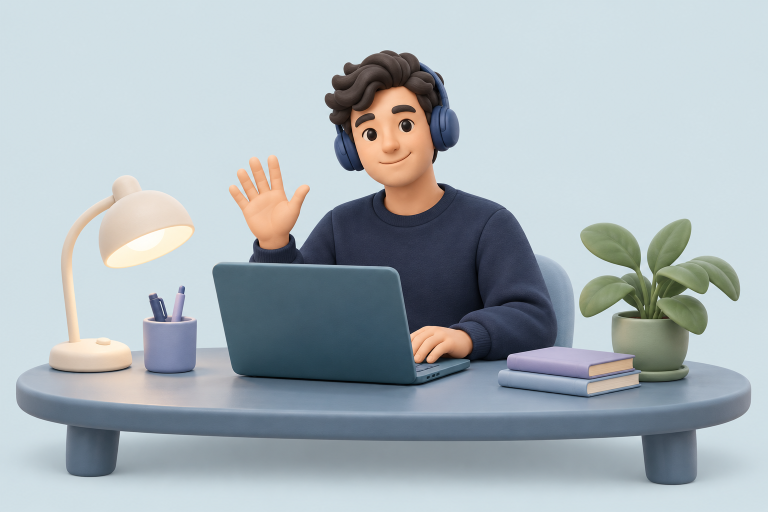
#> input picture assets/studio-hero.png, 1536 x 1024 px, found by its file name (shown at 1/2 size); its folder holds 2 pictures in this run
$ python build.py
#> lines starting #> are read from the running program, lines starting #| are printed output that depends on the picture
#!/usr/bin/env python3
"""Build the public site from ~/Personal/output/personal-studio.

Copies only public files, converts large PNGs to WebP, rewrites references,
creates the social share image, and writes robots.txt, sitemap.xml and llms.txt.
Usage: python3 tools/build.py   (run from anywhere)
"""
import datetime, pathlib, re, subprocess
from PIL import Image

SITE = "https://harshal-r-patil.vercel.app"   # change to https://harshalpatil.in once the domain is live
SRC = pathlib.Path.home() / "Personal/output/personal-studio"
OUT = pathlib.Path(__file__).resolve().parent.parent

EXCLUDES = ["*.zip", "*verification*.json", "design-notes.md", "asset-manifest.json", "*-prompt.txt",
            "assets/projects/README.md", "assets/*-preview.png", "assets/profile-v2-*.png",
            "assets/project-gallery-*.png", "assets/project-detail-mobile.png", "assets/digitization-*.png",
            "assets/profile-concept*.png", "assets/personality-assets.md", ".DS_Store", "case-studies"]
KEEP = [".git", ".gitignore", ".vercel", "tools", "README.md", "vercel.json"]

def sync():
    args = ["rsync", "-a", "--delete"] + [f"--exclude={e}" for e in EXCLUDES + KEEP]
    subprocess.run(args + [f"{SRC}/", f"{OUT}/"], check=True)
#> (this line was passed over: subprocess is not available in this run)
    subprocess.run(["cp", str(SRC / "assets/cv-preview.png"), str(OUT / "assets/")], check=True)
#> (this line was passed over: subprocess is not available in this run)

def to_webp():
    converted = []
    for png in list((OUT / "assets").glob("*.png")) + list((OUT / "assets/projects").glob("*.png")):
        if png.stat().st_size < 150_000:
            continue
        im = Image.open(png)
        if im.width > 1600:
            im = im.resize((1600, round(im.height * 1600 / im.width)), Image.LANCZOS)
        im.save(png.with_suffix(".webp"), "WEBP", quality=80, method=6)
        png.unlink()
        converted.append(png.relative_to(OUT).as_posix())
    for f in list(OUT.rglob("*.html")) + list(OUT.glob("*.js")) + list(OUT.glob("*.css")):
        t = f.read_text()
        for c in converted:
            t = t.replace(c, c[:-4] + ".webp")
        if all(p.startswith("assets/projects/") for p in converted if "/projects/" in p):
            t = t.replace("'assets/projects/'+p.image+'.png'", "'assets/projects/'+p.image+'.webp'")
        f.write_text(t)
    return converted

def og_image():
    src = SRC / "assets/studio-hero.png"
    im = Image.open(src).convert("RGB")
#> im is the input picture: PIL image 1536x1024 RGB; mean R, G, B 168.4, 178.9, 184.4
    w, h = im.size
#> w = 1536; h = 1024
    target_h = round(w * 630 / 1200)
#> target_h = 806
    top = max(0, (h - target_h) // 2)
#> top = 109
    im.crop((0, top, w, top + target_h)).resize((1200, 630), Image.LANCZOS).save(OUT / "assets/og-image.jpg", "JPEG", quality=85, optimize=True)
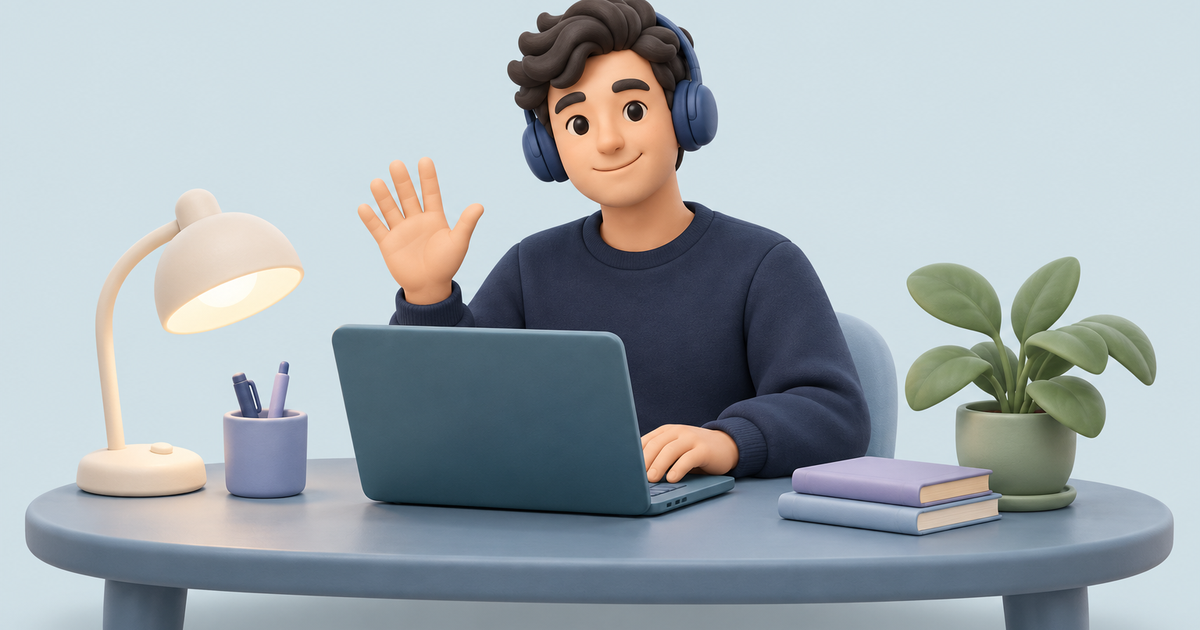
#> saved as og-image.jpg: PIL image 1200x630 RGB; mean R, G, B 161.2, 170.7, 175.9

def seo_files():
    today = datetime.date.today().isoformat()
    (OUT / "robots.txt").write_text(f"User-agent: *\nAllow: /\n\nSitemap: {SITE}/sitemap.xml\n")
    urls = [("/", "1.0"), ("/work/", "0.9")] + [(f"/work/{p.stem}", "0.8") for p in sorted((OUT / "work").glob("*.html")) if p.stem != "index"] + [("/gallery", "0.7"), ("/assets/harshal-patil-cv.pdf", "0.5")]
    body = "".join(f"  <url><loc>{SITE}{u}</loc><lastmod>{today}</lastmod><priority>{p}</priority></url>\n" for u, p in urls)
    (OUT / "sitemap.xml").write_text(f'<?xml version="1.0" encoding="UTF-8"?>\n<urlset xmlns="http://www.sitemaps.org/schemas/sitemap/0.9">\n{body}</urlset>\n')
    (OUT / "llms.txt").write_text(f"""# Harshal Patil

> Freelance .NET, Azure, Angular, Flutter and AI agent developer based in Mumbai, India. Solution engineer and two-time co-founder, building software since 2012.

## Services
- AI agents and automation: LLM agents with tool calling, human approval steps, audit logs and cost tracking, connected to WhatsApp, Meta and Google.
- Product and MVP builds: ASP.NET Core APIs, Angular web apps, Flutter mobile apps, deployed with CI/CD.
- Legacy modernization: .NET Framework and ASP.NET to .NET 8+ and Azure, step by step.
- Performance fixes for slow APIs, SQL Server and EF Core queries.
- Document intelligence with Azure AI Document Intelligence and Azure AI Search.
- Architecture reviews and team extension.

## Selected work
- Revora: multi-tenant AI growth platform for local service businesses (.NET 10, Angular 22, PostgreSQL, LLM agents, WhatsApp). In rollout, 2026.
- Loan application platform: web-based lending workflow for a lending client (.NET, Angular, SQL Server, Azure). In development.
- Presso24: on-demand laundry app in Navi Mumbai (Flutter, .NET, Azure). 150+ orders a month, 80% repeat rate.
- Template authoring platform for a Big Four firm (Angular 19, .NET 8, Redis). About 60% faster large-template loads.
- EHR platform for US residential and behavioral care providers since 2019, with LabCorp-certified lab integration and electronic pharmacy refills.
- Also: cloud migration management, event-driven ETL, enterprise search, AI medical scribing, on-device face recognition, edge AI vision, and document management for HAL, Pune Municipal Corporation, MDIndia and EMH Cranes.

## Working together
- Location: Mumbai, India (IST). Overlaps US East Coast mornings and the UK/EU working day.
- Engagements: hourly or fixed milestones; team delivery through Bit2Sky India; US contracting through Bit2Sky Inc. USA.
- Contact: harshalp@bit2sky.com, +91 77100 20095 (WhatsApp)

## Case studies
- [AI agent platform for local businesses (Revora)]({SITE}/work/revora-ai-growth-platform)
- [EHR platform for US care providers, with LabCorp-certified lab integration]({SITE}/work/ehr-residential-care)
- [60% faster template loading for a Big Four firm]({SITE}/work/template-authoring-performance)
- [Presso24 on-demand laundry app]({SITE}/work/presso24-laundry-app)

## Pages
- [Profile]({SITE}/)
- [Case studies]({SITE}/work/)
- [Project gallery]({SITE}/gallery)
- [CV (PDF)]({SITE}/assets/harshal-patil-cv.pdf)
""")

if __name__ == "__main__":
    sync()
    og_image()
    print("converted:", len(to_webp()))
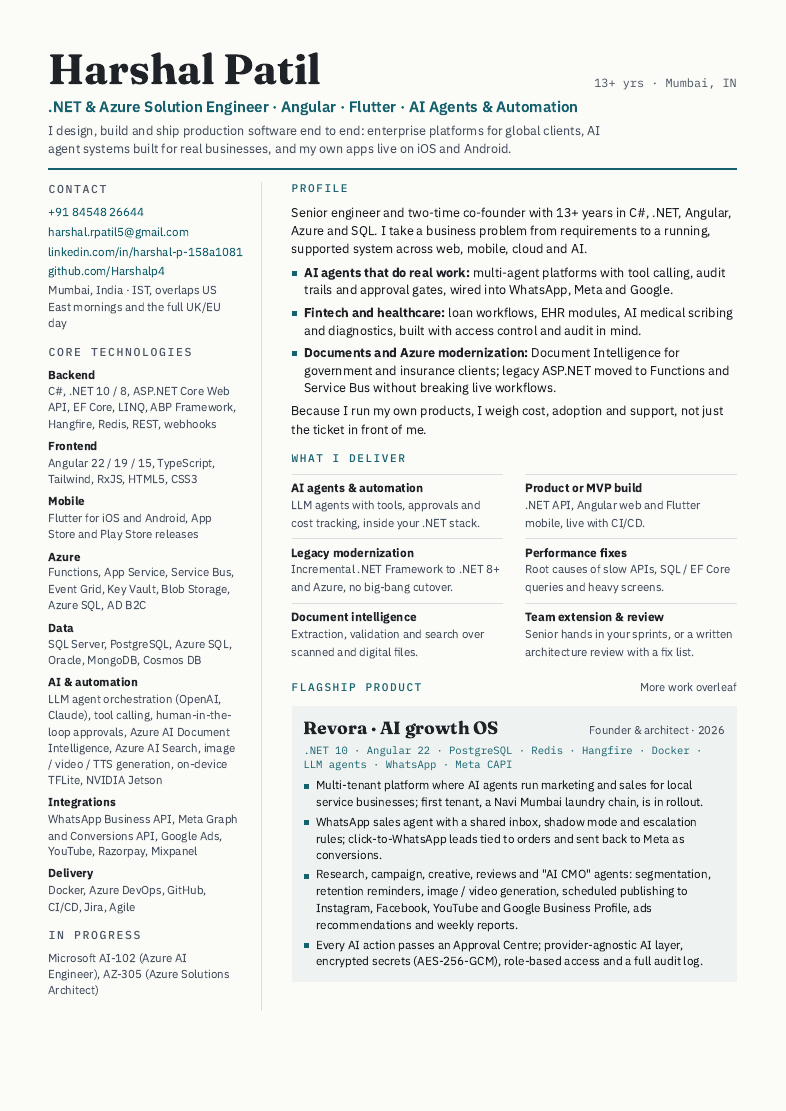
#> input picture assets/cv-preview.png, 786 x 1111 px
#> in to_webp, im is the input picture: PIL image 786x1111 RGB; mean R, G, B 236.1, 237.6, 235.6
    seo_files()
    print("built", OUT)
